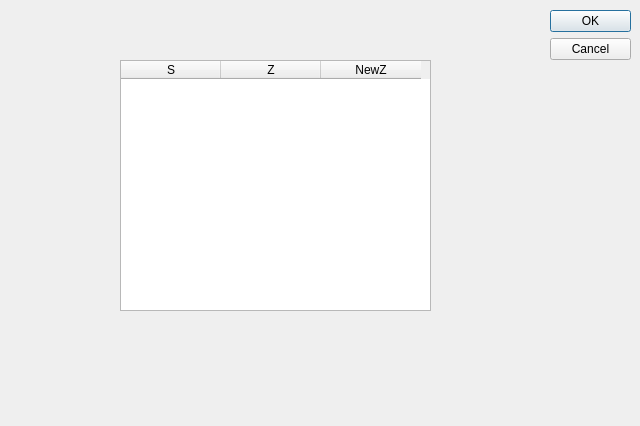
<?xml version="1.0" encoding="UTF-8"?>
<ui version="4.0">
 <class>SomeValues</class>
 <widget class="QDialog" name="SomeValues">
  <property name="geometry">
   <rect>
    <x>0</x>
    <y>0</y>
    <width>640</width>
    <height>426</height>
   </rect>
  </property>
  <property name="windowTitle">
   <string>Dialog</string>
  </property>
  <widget class="QDialogButtonBox" name="buttonBox">
   <property name="geometry">
    <rect>
     <x>550</x>
     <y>10</y>
     <width>81</width>
     <height>241</height>
    </rect>
   </property>
   <property name="orientation">
    <enum>Qt::Vertical</enum>
   </property>
   <property name="standardButtons">
    <set>QDialogButtonBox::Cancel|QDialogButtonBox::Ok</set>
   </property>
  </widget>
  <widget class="QTableWidget" name="tableWidget">
   <property name="geometry">
    <rect>
     <x>120</x>
     <y>60</y>
     <width>311</width>
     <height>251</height>
    </rect>
   </property>
   <column>
    <property name="text">
     <string>S</string>
    </property>
   </column>
   <column>
    <property name="text">
     <string>Z</string>
    </property>
   </column>
   <column>
    <property name="text">
     <string>NewZ</string>
    </property>
   </column>
  </widget>
 </widget>
 <resources/>
 <connections>
  <connection>
   <sender>buttonBox</sender>
   <signal>accepted()</signal>
   <receiver>SomeValues</receiver>
   <slot>accept()</slot>
   <hints>
    <hint type="sourcelabel">
     <x>248</x>
     <y>254</y>
    </hint>
    <hint type="destinationlabel">
     <x>157</x>
     <y>274</y>
    </hint>
   </hints>
  </connection>
  <connection>
   <sender>buttonBox</sender>
   <signal>rejected()</signal>
   <receiver>SomeValues</receiver>
   <slot>reject()</slot>
   <hints>
    <hint type="sourcelabel">
     <x>316</x>
     <y>260</y>
    </hint>
    <hint type="destinationlabel">
     <x>286</x>
     <y>274</y>
    </hint>
   </hints>
  </connection>
 </connections>
</ui>
